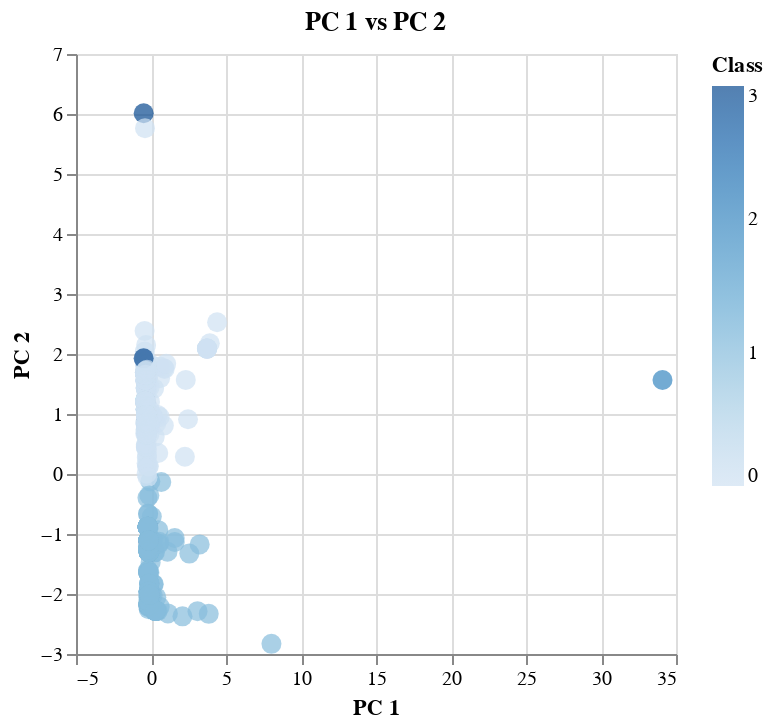

Source (notebook cell):
### Code cell
alt.Chart(clustered_df).mark_circle(
    size=100
).encode(
    alt.X("PC 1", title="PC 1", scale=alt.Scale(zero=False)),
    alt.Y("PC 2", title="PC 2", scale=alt.Scale(zero=False)),
    color="Class",
    tooltip=["CoinName", "Algorithm", "TotalCoinsMined", "TotalCoinSupply"]
).properties(
    height=300,
    width=300,
    title="PC 1 vs PC 2").interactive()

### Figure 1 — Vega-Lite specification as saved in the notebook (floating-point values rounded to 4 significant figures; data arrays with more than 128 entries replaced by an {"elided": "..."} marker saying what was removed)
{"config": {"view": {"continuousWidth": 400, "continuousHeight": 300}}, "data": {"name": "data-5b3822ae19aeca4bc42d41fea1e1f24a"}, "mark": {"type": "circle", "size": 100}, "encoding": {"color": {"type": "quantitative", "field": "Class"}, "tooltip": [{"type": "nominal", "field": "CoinName"}, {"type": "nominal", "field": "Algorithm"}, {"type": "quantitative", "field": "TotalCoinsMined"}, {"type": "nominal", "field": "TotalCoinSupply"}], "x": {"type": "quantitative", "field": "PC 1", "scale": {"zero": false}, "title": "PC 1"}, "y": {"type": "quantitative", "field": "PC 2", "scale": {"zero": false}, "title": "PC 2"}}, "height": 300, "selection": {"selector001": {"type": "interval", "bind": "scales", "encodings": ["x", "y"]}}, "title": "PC 1 vs PC 2", "width": 300, "$schema": "https://vega.github.io/schema/vega-lite/v4.8.1.json", "datasets": {"data-5b3822ae19aeca4bc42d41fea1e1f24a": {"elided": "533 records"}}}
